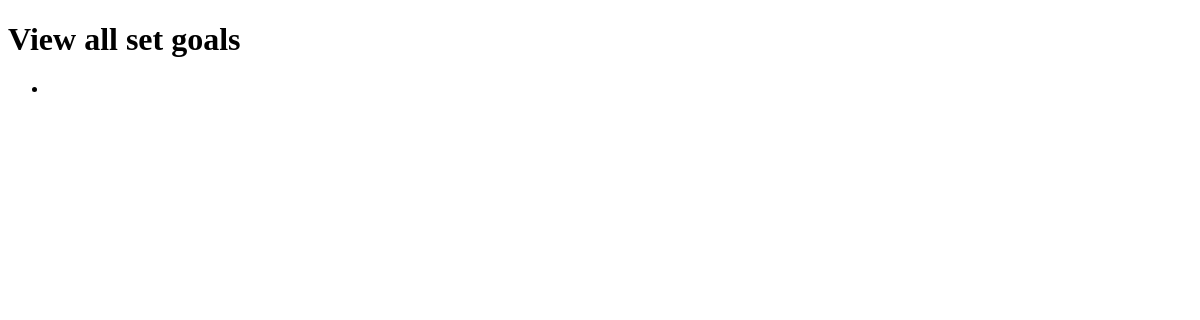
Page /goals/listAll on the earlier database version.
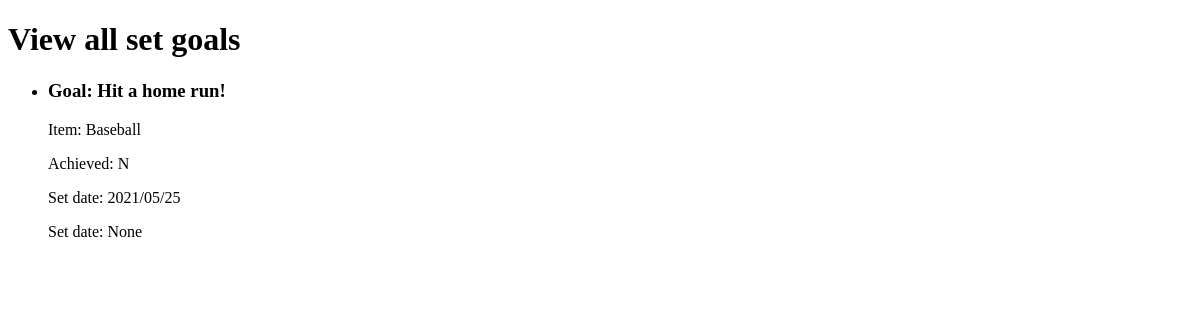
Same page on the later database version.
### MainApp/models.py (models this page shows, shortened)
class Goals(db.Model):
    SerialNumber = db.Column(db.CHAR(6), primary_key=True)
    Goal = db.Column(db.VARCHAR(100), primary_key=True)
    Achieved = db.Column(db.CHAR(1), nullable=False)
    SetDate = db.Column(db.CHAR(10), primary_key=True)
    AchieveDate = db.Column(db.DateTime)

class Items(db.Model):
    Category = db.Column(db.VARCHAR(20), nullable=False)
    SerialNumber = db.Column(db.CHAR(6), primary_key=True)
    Name = db.Column(db.VARCHAR(50), primary_key=True)

### main.py (the view)
@app.route('/goals/listAll')
def goals_listAll():
    return goals_views.listGoals()

### MainApp/Goals/views.py (called while the page is built)
def listGoals():
    allGoals = db.session.execute('SELECT Items.Name, Goals.Goal, Goals.Achieved, Goals.SetDate, Goals.AchieveDate '+
                                  'FROM Goals, Items '+
                                  'WHERE Goals.SerialNumber = Items.SerialNumber')
    return render_template('goals/goal_listAll.html', goals=allGoals)

### MainApp/templates/goals/goal_listAll.html (shortened to what this page needs)
<!doctype html>
<html>
    <body>
        <div class="goalContainer">
            <h1 class="goalContainer">View all set goals</h1>
            <ul class="setGoal">
                <li class="setGoal">
                {% for g in goals %}
                    <h3 class="setGoal" id="goal">Goal: {{g.Goal}}</h3>
                    <p class="setGoal" id="item">Item: {{g.Name}}</p>
                    <p class="setGoal" id="achieved">Achieved: {{g.Achieved}}</p>
                    <p class="setGoal" id="setDate">Set date: {{g.SetDate}}</p>
                    <p class="setGoal" id="achieveDate">Set date: {{g.AchieveDate}}</p>
                {% endfor %}
                </li>
            </ul>
        </div>
    </body>
</html>

Differences in the rows shown:
added Goals: Goal "Hit a home run!", Name "Baseball", Achieved "N", SetDate "2021/05/25", AchieveDate "None"
